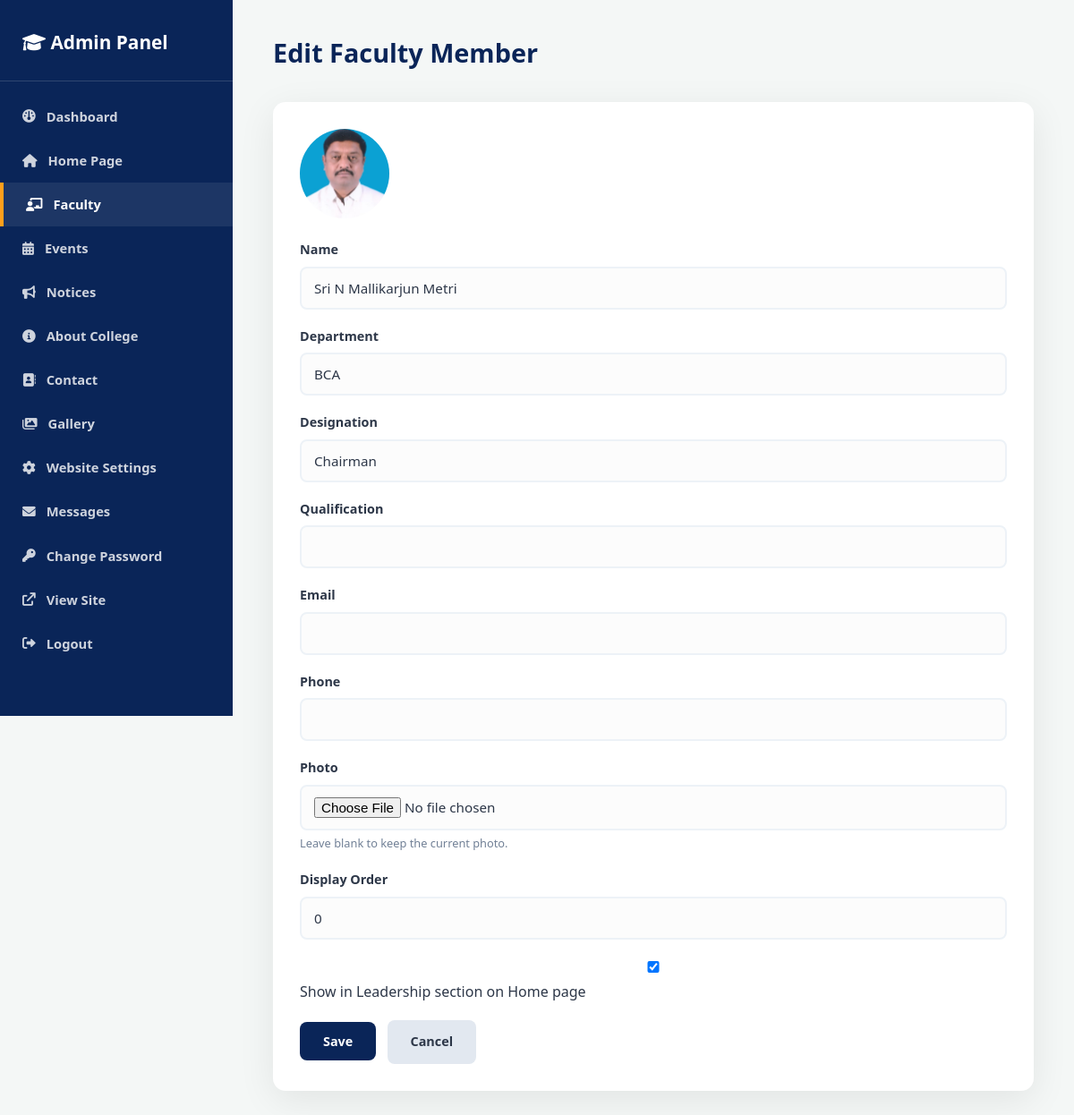
The page /admin/faculty/1/edit (signed in) on the database its author committed.
### app/models.py (models this page shows)
class Faculty(db.Model):
    __tablename__ = "faculty"
    id = db.Column(db.Integer, primary_key=True)
    name = db.Column(db.String(150), nullable=False)
    department = db.Column(db.String(150), default="")
    designation = db.Column(db.String(150), default="")
    qualification = db.Column(db.String(200), default="")
    email = db.Column(db.String(200), default="")
    phone = db.Column(db.String(30), default="")
    photo = db.Column(db.String(300), default="")
    display_order = db.Column(db.Integer, default=0)
    is_leadership = db.Column(db.Boolean, default=False)
    created_at = db.Column(db.DateTime, default=datetime.utcnow)

### app/routes/admin.py (the view, shortened to what this page needs)
@admin_bp.route("/admin/faculty/<int:faculty_id>/edit", methods=["GET", "POST"])
@login_required
def edit_faculty(faculty_id):
    member = models.Faculty.query.get_or_404(faculty_id)
    form = FacultyForm(obj=member)
    return render_template("admin/faculty_edit.html", form=form, member=member)

### app/forms.py
class FacultyForm(FlaskForm):
    name = StringField("Name", validators=[DataRequired(), Length(max=150)])
    department = StringField("Department", validators=[Optional(), Length(max=150)])
    designation = StringField("Designation", validators=[Optional(), Length(max=150)])
    qualification = StringField("Qualification", validators=[Optional(), Length(max=200)])
    email = StringField("Email", validators=[Optional(), Email(), Length(max=200)])
    phone = StringField("Phone", validators=[Optional(), Length(max=30)])
    photo = FileField("Photo", validators=[Optional(), FileAllowed(IMAGE_EXTENSIONS, IMAGE_MESSAGE)])
    display_order = IntegerField("Display Order", default=0, validators=[Optional()])
    is_leadership = BooleanField("Show in Leadership section on Home page")

### app/__init__.py (called while the page is built)
def _register_context_processors(app: Flask) -> None:
    @app.context_processor
    def inject_site_settings():
        from .models import SiteSetting
        try:
            settings = SiteSetting.get()
        except Exception:
            settings = None
        return {"site_settings": settings}

def _register_security_headers(app: Flask) -> None:
    @app.after_request
    def set_secure_headers(response):
        response.headers.setdefault("X-Content-Type-Options", "nosniff")
        response.headers.setdefault("X-Frame-Options", "SAMEORIGIN")
        response.headers.setdefault("Referrer-Policy", "strict-origin-when-cross-origin")
        return response

### app/models.py (called while the page is built)
def _singleton_get(model):
    row = model.query.get(1)
    if row is None:
        row = model(id=1)
        db.session.add(row)
        db.session.commit()
    return row

    @staticmethod
    def get():
        return _singleton_get(SiteSetting)

### app/utils.py (called while the page is built)
def login_required(view):
    @wraps(view)
    def wrapped(*args, **kwargs):
        if not session.get("logged_in"):
            flash("Please log in to continue.", "danger")
            return redirect(url_for("admin.login"))
        return view(*args, **kwargs)
    return wrapped

### templates/admin/faculty_edit.html (shortened to what this page needs)
{% extends "admin/_base.html" %}
{% from "admin/_macros.html" import field %}
{% block heading %}Edit Faculty Member{% endblock %}
{% block content %}
<div class="admin-card">
    {% if member.photo %}<img src="{{ url_for('static', filename=member.photo) }}" class="thumb" style="width:100px;height:100px;border-radius:50%;margin-bottom:15px;">{% endif %}
    <form method="POST" enctype="multipart/form-data">
        {{ field(form.name) }}
        {{ field(form.department) }}
        {{ field(form.designation) }}
        {{ field(form.qualification) }}
        {{ field(form.email) }}
        {{ field(form.phone) }}
        {{ field(form.photo, hint="Leave blank to keep the current photo.") }}
        {{ field(form.display_order) }}
        <div class="form-group">{{ form.is_leadership() }} {{ form.is_leadership.label }}</div>
        <button type="submit" class="btn btn-save">Save</button>
        <a href="{{ url_for('admin.admin_faculty') }}" class="btn btn-cancel">Cancel</a>
    </form>
</div>
{% endblock %}

### templates/admin/_macros.html (shortened to what this page needs)
{% macro field(f, hint=None) %}
<div class="form-group">
    {{ f.label(class="form-label") }}
    {{ f(class="form-control") }}
    {% if hint %}<div class="form-hint">{{ hint }}</div>{% endif %}
</div>
{% endmacro %}

### static/css/style.css (style rules this page uses)
:root { --bg-color: #f4f7f6; --white: #ffffff; --primary: #0a2558; --primary-light: #1e4c9a; --accent: #ff9f1c; --text-main: #2d3748; --text-muted: #718096; --shadow-soft: 0 10px 40px rgba(0,0,0,0.08); --shadow-hover: 0 20px 50px rgba(0,0,0,0.12); }
* { margin: 0; padding: 0; box-sizing: border-box; font-family: 'Segoe UI', 'Roboto', Helvetica, Arial, sans-serif; }
body { background-color: var(--bg-color); color: var(--text-main); line-height: 1.7; overflow-x: hidden; }
a { text-decoration: none; color: inherit; transition: 0.3s ease; }
input, textarea { width: 100%; padding: 18px; border: 2px solid #edf2f7; border-radius: 10px; background: #fcfcfc; font-size: 1rem; transition: 0.3s; outline: none; color: var(--text-main); }

### static/css/admin.css (style rules this page uses)
.admin-card { background: #fff; padding: 30px; border-radius: 14px; box-shadow: var(--shadow-soft); margin-bottom: 30px; }
.form-group { margin-bottom: 18px; }
.form-label { display: block; font-weight: 600; margin-bottom: 6px; color: var(--text-main); font-size: 0.9rem; }
.form-control { width: 100%; padding: 12px 14px; border: 2px solid #edf2f7; border-radius: 8px; background: #fcfcfc; font-size: 0.95rem; }
.form-hint { color: var(--text-muted); font-size: 0.8rem; margin-top: 4px; }
.btn { display: inline-block; padding: 12px 26px; border-radius: 8px; font-weight: 700; border: none; cursor: pointer; font-size: 0.9rem; text-align: center; }
.btn-save { background: var(--primary); color: #fff; }
.btn-cancel { background: #e2e8f0; color: #2d3748; margin-left: 8px; }
.thumb { width: 54px; height: 54px; object-fit: cover; border-radius: 8px; }

### rows shown on the page
Faculty: photo (picture), name "Sri N Mallikarjun Metri", department "BCA", designation "Chairman", display_order "0"

### other values the page prints
{{ f.label(class="form-label") }} "Name Department Designation Qualification Email Phone Photo Display Order"
{{ hint }} "Leave blank to keep the current photo."
